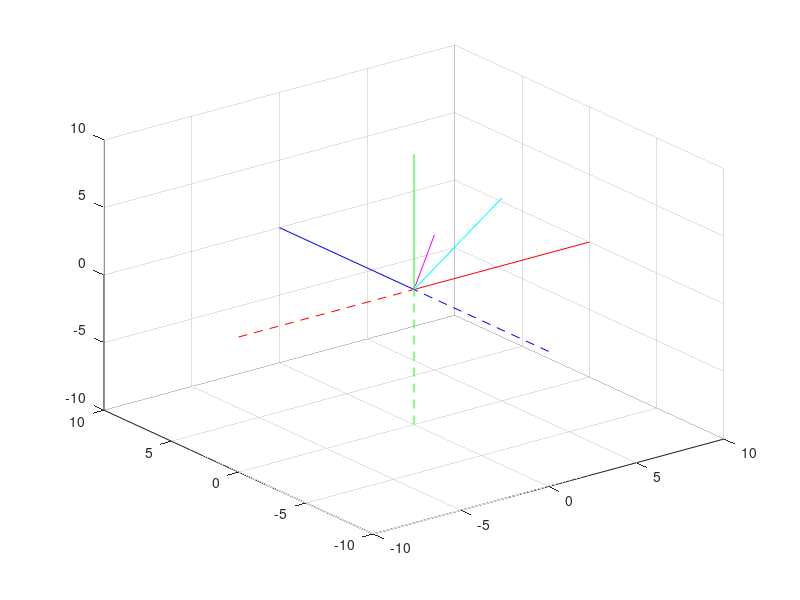

The MATLAB script that drew this image:
original = [5,0,5]

MT = [1 0 0;0 0 -1;0 1 0]


new = original*MT

plot3([0 original(1)],[0 original(2)],[0 original(3)],'c');
hold on;
grid on;
plot3([0 new(1)],[0 new(2)],[0 new(3)],'m');

plot3([0 10],[0 0],[0 0],'r');
plot3([-10 0],[0 0],[0 0],'--r');
plot3([0 0],[0 10],[0 0],'b');
plot3([0 0],[-10 0],[0 0],'--b');
plot3([0 0],[0 0],[0 10],'g');
plot3([0 0],[0 0],[-10 0],'--g');